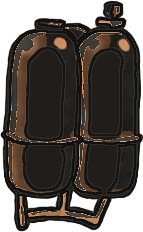
#> input picture art/gangster1_parts/redraw/00_FuelTankFlamethrower_FuelTankFlamethrower.png, 143 x 232 px, given in place of scene_flat.png, which was not available
$ python redraw_scene.py
#> lines starting #> are read from the running program, lines starting #| are printed output that depends on the picture
### tools/scripts/imgrouter.py
# -*- coding: utf-8 -*-
"""多通道图片生成后端：阿里云百炼 / Google AI Studio / 魔搭 / 硅基流动。

为什么要这一层
--------------
单家免费额度撑不住 160 张 T1，而每家的免费额度都是「每天重置、用完就拒」。
所以做成一个带账本的调度器：按顺序试，某家当天额度用尽就打上标记、当天不再碰，
自动落到下一家。第二天账本翻页，全部复活。

    python imgrouter.py --status          # 今天各家用了多少、谁被打上了额度耗尽
    python imgrouter.py --selftest        # 每家各画一张，验证 key 和链路（会消耗额度）
    python imgrouter.py --reset           # 清空今天的标记（额度提前重置时用）

通道与密钥（密钥文件里只放令牌，不要引号空格）
--------------
    dashscope    .secrets/dashscope.txt   或 $DASHSCOPE_API_KEY
    google       .secrets/google.txt      或 $GOOGLE_API_KEY / $GEMINI_API_KEY
    modelscope   .secrets/modelscope.txt  或 $MODELSCOPE_API_KEY
    siliconflow  .secrets/siliconflow.txt 或 $SILICONFLOW_API_KEY（收费，兜底）

顺序默认 dashscope → google → modelscope → siliconflow，可用 --backend 或
环境变量 IMG_BACKEND 覆盖（逗号分隔）。

各家接口差异（已核对官方文档）
----------------------------
* 百炼 qwen-image：**同步**返回，图片是 24 小时有效的 OSS URL，必须立刻下载。
  输入图支持 base64 data URI，不用图床。参数走 parameters{size,negative_prompt,...}。
* Google Gemini 图像：同步，返回 inlineData 的 base64，无水印（只有不可见 SynthID）。
  参数走 generationConfig.responseModalities=["IMAGE"]。
* 魔搭：**异步**，提交拿 task_id 再轮询 /v1/tasks/{id}。
* 硅基流动：同步，右下角有「AI生成」水印，必须 strip_watermark。
"""
import argparse
import base64
import io
import json
import os
import socket
import sys
import time
import urllib.error
import urllib.parse
import urllib.request

sys.path.insert(0, os.path.dirname(os.path.abspath(__file__)))

from PIL import Image, ImageDraw  # noqa: E402

from ggc_assets import PROJECT  # noqa: E402

SECRETS = os.path.join(PROJECT, ".secrets")
LEDGER = os.path.join(SECRETS, "quota.json")
PROXY_FILE = os.path.join(SECRETS, "proxy.txt")

# ---------------------------------------------------------------- 代理
# 谷歌系域名在本机被 TCP 阻断（DNS 能解析，connect 超时）。用户本机跑着
# v2rayN/xray，混合入站 127.0.0.1:20808 同时支持 SOCKS5 与 HTTP CONNECT，
# 实测用 HTTP 代理走 urllib 可以 200。所以这里只对谷歌系域名套代理，
# 境内通道（魔搭/硅基/百炼）保持直连——否则白绕一圈还可能被出口拦掉。
PROXY_HOSTS = ("googleapis.com", "google.com", "gstatic.com", "googleusercontent.com")
_PROXY_CACHE = {"v": None, "done": False}


# [49 lines left out: functions _port_open, proxy_url, _open, not called in this run]

# 顺序原则：能直接吃本地图的排前面，需要额外条件的往后。
# 2026-10-26 变更：百炼已从默认顺序移除。原因两条：
#   1) `qwen-image-edit` 这个模型 ID 已经下线（2026 年图生图并入 qwen-image-2.0/3.0 系列），
#      "新用户 100 张免费额度"是过时信息，实测 qwen-image-2.0-pro 直接扣 0.50 元/张，
#      且 DeductedByCoupons=0（没有任何免费额度抵扣）。
#   2) 用户明确要求：免费额度用完/没有免费额度时，不再使用阿里云。
# 要临时启用百炼，用 --backend dashscope 显式指定，并加 --paid-ok。
ORDER_DEFAULT = ["modelscope", "google", "siliconflow"]

MODEL_CANDIDATES = {
    # 当前有效的百炼图像模型（qwen-image-edit 已下线）。全部为付费模型。
    "dashscope": ["qwen-image-3.0"],
    "google": ["gemini-2.5-flash-image", "gemini-3-pro-image",
               "gemini-2.5-flash-image-preview"],
    # 2026-10-27 实测：2511 能**守住构图**换画风（2509 不行——要么糊成色块，
    # 要么直接另画一张）。所以 2511 排第一，2509 只作兜底。
    "modelscope": ["Qwen/Qwen-Image-Edit-2511", "Qwen/Qwen-Image-Edit-2509",
                   "Qwen/Qwen-Image-Edit"],
    "siliconflow": ["Qwen/Qwen-Image-Edit-2509"],
}

# 会真金白银扣费的模型。默认拒绝调用，除非 IMG_ALLOW_PAID=1 或 --paid-ok。
PAID_MODELS = {"qwen-image-2.0", "qwen-image-2.0-pro", "qwen-image-3.0",
               "qwen-image-3.0-pro", "qwen-image", "wan2.7-image",
               "wan2.7-image-pro", "wanx2.1-t2i-turbo", "wanx2.1-t2i-plus"}

# 命中这些字样就判定为「额度/余额问题」，打标记换下一家；其余错误只记不改状态
QUOTA_HINTS = ("quota", "insufficient", "balance", "arrear", "arrearage",
               "exhaust", "free tier", "freetier", "throttl", "rate limit",
               "resource_exhausted", "limit exceeded", "not enough", "欠费",
               "额度", "余额")

# 密钥本身有问题时的可读原因（token() 里填，generate() 里报）
KEY_HINTS = {}


# ---------------------------------------------------------------- 密钥与账本
def token(name):
    envs = {"dashscope": ["DASHSCOPE_API_KEY"],
            "google": ["GOOGLE_API_KEY", "GEMINI_API_KEY"],
            "modelscope": ["MODELSCOPE_API_KEY"],
            "siliconflow": ["SILICONFLOW_API_KEY"]}[name]
    for e in envs:
        v = (os.environ.get(e) or "").strip()
        if v:
            return _check_key(name, v)
    p = os.path.join(SECRETS, name + ".txt")
    if os.path.isfile(p):
        for line in open(p, encoding="utf-8"):
            line = line.strip().strip('"').strip("'")
            if line and not line.startswith("#"):
                return _check_key(name, line)
    return None


# [10 lines left out: function _check_key, not called in this run]


def today():
    return time.strftime("%Y-%m-%d")


# [7 lines left out: function load_ledger, not called in this run]


def save_ledger(d):
    os.makedirs(SECRETS, exist_ok=True)
    json.dump(d, open(LEDGER, "w", encoding="utf-8"), ensure_ascii=False, indent=1)


# [36 lines left out: functions day_state, mark_ok, mark_fail, is_network_err, not called in this run]


def is_exhausted(name):
    d = load_ledger()
    return bool(day_state(d, name).get("exhausted"))


# [8 lines left out: function is_blocked, not called in this run]


# ---------------------------------------------------------------- HTTP 小工具
class QuotaError(RuntimeError):
    pass


class ApiError(RuntimeError):
    pass


def looks_like_quota(text):
    low = str(text).lower()
    return any(h in low for h in QUOTA_HINTS)


# [124 lines left out: functions post_json, get_json, fetch_bytes, data_uri, gen_dashscope, not called in this run]


_ASPECTS = ["1:1", "2:3", "3:2", "3:4", "4:3", "4:5", "5:4", "9:16", "16:9", "21:9"]


def best_aspect(w, h):
    """从 Gemini 允许的比例里挑最接近的一个（超出范围会 400）。"""
    if not w or not h:
        return "1:1"
    target = float(w) / float(h)
    best, bd = "1:1", 1e9
    for a in _ASPECTS:
        aw, ah = (float(v) for v in a.split(":"))
        d = abs(target - aw / ah)
        if d < bd:
            best, bd = a, d
    return best


# [171 lines left out: functions gen_google, public_url_for, gen_modelscope, gen_siliconflow, not called in this run]


BACKENDS = {"dashscope": gen_dashscope, "google": gen_google,
            "modelscope": gen_modelscope, "siliconflow": gen_siliconflow}


# ---------------------------------------------------------------- 调度
def order(override=None):
    o = override or os.environ.get("IMG_BACKEND") or ",".join(ORDER_DEFAULT)
    return [x.strip() for x in o.split(",") if x.strip()]


def generate(job, outdir):
    """按顺序试各家；额度耗尽的当天跳过。返回 rec（含 backend 字段）。"""
    os.makedirs(outdir, exist_ok=True)
    tried = []
    for name in order(job.get("backend")):
        fn = BACKENDS.get(name)
        if fn is None:
            continue
        if not token(name):
            tried.append("%s: %s" % (name, KEY_HINTS.get(name, "无密钥")))
            continue
        blocked = is_blocked(name)
        if blocked:
            tried.append("%s: 今天%s" % (name, blocked))
            continue
        t0 = time.time()
        try:
            j = dict(job)
            j["_outdir"] = outdir
            im, model, reuse = fn(j)
        except QuotaError as e:
            mark_fail(name, e, quota=True)
            tried.append("%s: 额度耗尽 -> %s" % (name, str(e)[:120]))
            print("    [%s] 额度耗尽，切下一家：%s" % (name, str(e)[:140]))
            continue
        except ApiError as e:
            mark_fail(name, e, quota=False, net=is_network_err(e))
            tried.append("%s: %s" % (name, str(e)[:120]))
            print("    [%s] 失败，切下一家：%s" % (name, str(e)[:140]))
            continue
        except SystemExit as e:      # sfimg 用 SystemExit 报错
            msg = str(e)
            q = looks_like_quota(msg)
            mark_fail(name, msg, quota=q, net=is_network_err(msg))
            tried.append("%s: %s" % (name, msg[:120]))
            print("    [%s] %s，切下一家：%s"
                  % (name, "额度耗尽" if q else "失败", msg[:140]))
            continue

        mark_ok(name, model)
        stem = "%s_%s" % (job["name"], job.get("seed", 0))
        out = os.path.join(outdir, stem + ".png")
        if reuse and os.path.abspath(reuse) != os.path.abspath(out):
            im.save(out)
        elif not reuse:
            im.save(out)
        return {"name": job["name"], "file": out, "model": model,
                "backend": name, "seed": job.get("seed"),
                "size": im.size, "seconds": round(time.time() - t0, 1),
                "prompt": job["prompt"]}

    raise SystemExit("所有通道都不可用：\n  " + "\n  ".join(tried))


# ---------------------------------------------------------------- 命令行
# [118 lines left out: functions probe_png, follow_check, cmd_status, cmd_reset, cmd_selftest, main, not called in this run]


# [2 lines that do not run on import are left out]

### tools/scripts/redraw_scene.py
# -*- coding: utf-8 -*-
"""路线 B 第 2 步：把整层合成图交给模型重绘，再把结果切回各层贴图。

流程
----
1. 读 `out/stack/<level>/scene_flat.png`（scene_stack.py --build 的产物，整关合成图）
2. 横向切块。**必须切**：合成图是 7000×641（约 11:1），而 Gemini / 通义万相这类
   模型只接受固定几档比例（最宽 21:9≈2.33:1），整张喂进去会被强行压扁。
3. 每块上传到 Gitee 拿公网 URL（魔搭要求 image_url 公网可达，不收 base64），
   交给 imgrouter 生成。带重叠，便于拼接时羽化接缝。
4. 按权重把各块结果拼回整张，存 `redrawn.png`。
5. `--slice` 时调用 scene_stack.slice_back，按每层 alpha 切回图集（alpha 逐位不变）。

用法
----
    # 先只跑 1 块，确认美术方向（省钱）
    python redraw_scene.py --level level4 --limit 1

    # 满意后跑全部
    python redraw_scene.py --level level4 --slice

    # 换风格描述
    python redraw_scene.py --level level4 --prompt-file docs/prompt_scene.txt
"""
import argparse
import json
import os
import sys

import numpy as np
from PIL import Image, ImageFilter

sys.path.insert(0, os.path.dirname(os.path.abspath(__file__)))

import imgrouter as IR          # noqa: E402
import gitee_host as GH         # noqa: E402
import scene_stack as SS        # noqa: E402
from ggc_assets import PROJECT  # noqa: E402

MAX_ASPECT = 21.0 / 9.0        # 模型能接受的最宽比例
BG = (26, 28, 34)              # 透明区填充色（夜景暗底，不让模型把白当成内容）

DEFAULT_PROMPT = (
    "把这张图重绘成中国国画重彩风格：工笔重彩，矿物颜料质感（朱砂、石青、石绿、赭石、蛤白），"
    "墨线勾边，中等粗细笔触，宣纸底色。\n"
    "严格按原图重绘：构图、每个物体的位置、大小比例、轮廓形状全部保持原样，只改变画风与色彩。\n"
    "不要新增任何人物、动物、车辆或建筑；不要删除原图已有的东西；"
    "不要改变画面长宽比；不要把画面重新构图或缩放。\n"
    "不要出现任何文字、印章、水印、签名、边框。"
)

LINE_PROMPT = (
    "给这张白描线稿上色，画成中国工笔重彩。船体用赭石和淡墨，木结构用赭石，"
    "铁件用石青，灯光处用藤黄，水面用石绿，背景用宣纸米白。"
    "保留每一条墨线，所有物体的位置和形状不变。"
)

# 第二版：修掉第一版实测出来的三个毛病
#   1) 赭石重复分配给两个最大面积（船体 + 木结构）→ 整关一片金黄
#   2) "背景用宣纸米白" → 模型把天空/纸面全刷成米黄，暖色占比 83%
#   3) 没提明暗 → 模型当平涂上色，暗部不压、亮部不提，层次全丢
LINE_PROMPT_V2 = (
    "把这张白描线稿上色，画成中国工笔重彩（矿物颜料、墨线勾边）。\n"
    "严格按线稿的明暗关系上色：暗部用淡墨层层积染压深，亮部留白或提亮，"
    "保持原有明暗层次，不要平涂成一片。\n"
    "色彩分配：船体铁壳和吊机钢架用石青、花青（冷调），"
    "木质结构与甲板用赭石、朱砂，灯光与窗户用藤黄并留高光，"
    "水面用石绿与花青，相邻建筑的屋顶用石绿和赭石交替区分。\n"
    "保留每一条墨线，所有物体的位置和形状不变。"
)

NEG_PROMPT = "文字, 汉字, 招牌, 印章, 水印, 签名, 边框, 二维码"


def pick_prompt(args):
    if args.prompt_file and os.path.isfile(args.prompt_file):
        return open(args.prompt_file, encoding="utf-8").read().strip()
    if args.prompt_v == 2:
        return LINE_PROMPT_V2
    return LINE_PROMPT if args.prep in ("line", "toned") else DEFAULT_PROMPT


def load_scene(level):
    d = os.path.join(PROJECT, "out", "stack", level)
    flat = Image.open(os.path.join(d, "scene_flat.png")).convert("RGBA")
    return flat, d


def make_tiles(W, H, tile_w, overlap):
    """横向切块。tile_w 会被压到不超过 21:9；末块贴右边界，避免过窄。"""
    tw = int(min(tile_w, max(64, int(round(H * MAX_ASPECT)))))
    step = max(1, tw - overlap)
    xs = list(range(0, max(1, W - tw) + 1, step))
    if not xs:
        xs = [0]
    if xs[-1] + tw < W:
        xs.append(max(0, W - tw))
    return [(x, min(W, x + tw)) for x in xs], tw


# [8 lines left out: function feather, not called in this run]


def flatten_for_model(crop):
    """RGBA 压到暗底，避免模型把透明区当白纸。"""
    bg = Image.new("RGB", crop.size, BG)
    bg.paste(crop, (0, 0), crop)
    return bg


def prep_tile(crop, mode="lift"):
    """把合成图处理成「模型能看清结构」的样子。

    为什么必须处理：整关合成图是夜景暗图（大面积接近纯黑）。实测直接喂，
    模型会无视输入、另画一张亮调插画并把构图整个换掉（这是踩过的铁律）。
    所以要先把暗部提上来，让结构在输入里"看得见"。

    flat  原样（对照用，会失败）
    lift  暗部提亮 + 轻微降饱和（默认，保留全部结构信息）
    line  边缘线稿（白底黑线，构图锁得最死，但会丢明暗）
    toned 线稿 + 淡明暗（白底、墨线、暗部压灰）

          为什么需要 toned：实测 `line` 把明暗信息丢光之后，模型只能**平涂**，
          成品整体拉到中间调、暗部不暗、亮部不亮，层次全丢。toned 在保留
          结构线的同时把原图的大块明暗以淡墨形式叠回去，模型才有东西可"渲染"。
    """
    rgb = flatten_for_model(crop)
    if mode == "flat":
        return rgb
    a = np.asarray(rgb, np.float32) / 255.0
    if mode == "lift":
        # 只抬暗部：y^0.42 让 0.02 变成 0.21，0.8 基本不动
        out = np.power(np.clip(a, 0, 1), 0.42)
        # 压一点饱和，避免把噪点/色偏一起放大
        g = out.mean(axis=2, keepdims=True)
        out = np.clip(g + (out - g) * 0.75, 0, 1)
        return Image.fromarray((out * 255).round().astype(np.uint8), "RGB")
    if mode in ("line", "toned"):
        gray = rgb.convert("L")
        e = gray.filter(ImageFilter.FIND_EDGES)
        ea = np.asarray(e, np.float32) / 255.0
        # FIND_EDGES 黑底白边；归一化后反相得到白底黑线
        ea = np.clip(ea / max(1e-3, np.percentile(ea, 99.0)), 0, 1)
        paper = 1.0 - ea * 0.92
        if mode == "line":
            return Image.fromarray((paper * 255).round().astype(np.uint8), "L").convert("RGB")
        # toned：把提亮后的灰阶**拉伸**后乘进纸面，暗部变灰、亮部仍白
        # 直接乘原始灰阶没用——夜景本来就低对比，乘出来是一片均匀浅灰。
        # 所以先按 5%~95% 分位拉伸，再映射到 0.28~1.0，模型才看得出"哪里暗"。
        g0 = np.power(np.clip(np.asarray(gray, np.float32) / 255.0, 0, 1), 0.42)
        lo, hi = np.percentile(g0, [5.0, 95.0])
        g = np.clip((g0 - lo) / max(1e-3, hi - lo), 0, 1)
        shade = 0.28 + 0.72 * g
        out = paper * shade
        return Image.fromarray((np.clip(out, 0, 1) * 255).round().astype(np.uint8),
                               "L").convert("RGB")
    return rgb


def tile_path(odir, level, i):
    """imgrouter.generate 的落盘命名是 {job.name}_{seed}.png，seed 缺省 0。"""
    return os.path.join(odir, "%s_t%02d_0.png" % (level, i))


# [96 lines left out: function stitch, not called in this run]


def run(args):
    flat, sdir = load_scene(args.level)
#> in load_scene, flat is the input picture: PIL image 143x232 RGBA; mean R, G, B, A 36.5, 30.5, 25.8, 193.8
    W, H = flat.size
    tiles, tw = make_tiles(W, H, args.tile, args.overlap)
    # 带上原始序号：--only 只跑指定块做 A/B，落盘名仍按整关编号，便于对照
    tiles = list(enumerate(tiles))
    if args.only:
        want = [int(v) for v in args.only.split(",") if v.strip()]
        tiles = [t for t in tiles if t[0] in want]
    if args.limit:
        tiles = tiles[:args.limit]
    prompt = pick_prompt(args)

    odir = os.path.join(PROJECT, "out", "redraw", args.level + (args.tag or ""))
    os.makedirs(odir, exist_ok=True)
    print("%s 合成图 %dx%d（%.2f:1）-> %d 块，块宽 %d，重叠 %d"
          % (args.level, W, H, W / float(H), len(tiles), tw, args.overlap))

    owner = None
    if args.use_gitee:
        owner, _ = GH.whoami()
    if args.restich:
        print("只重新拼接（复用已有各块结果，不调用模型）")
    else:
        for i, (x0, x1) in tiles:
            crop = flat.crop((x0, 0, x1, H))
            src = prep_tile(crop, args.prep)
            tp = os.path.join(odir, "tile_%02d_in.png" % i)
            src.save(tp)
            job = {"name": "%s_t%02d" % (args.level, i),
                   "prompt": prompt,
                   "negative_prompt": None if args.no_neg else NEG_PROMPT,
                   "image": tp,
                   "size": "%dx%d" % (src.width, src.height),
                   "aspect": IR.best_aspect(src.width, src.height),
                   "backend": args.backend}
            if args.use_gitee:
                job["image_url_public"] = GH.upload(
                    owner, args.repo, tp, "stack/%s/tile_%02d.png" % (args.level, i))
            if args.model:
                job["model"] = args.model
            print("  [块%d] x=%d..%d %s" % (i, x0, x1,
                                           "上传 Gitee" if args.use_gitee else "base64 内联"))
            rec = IR.generate(job, odir)
            gp = rec.get("file") or rec.get("path")
            if not gp or not os.path.isfile(gp):
                print("     ! 这块没出图，跳过：%s" % rec)

    out, covered = stitch(tiles, odir, args.level, W, H, args.overlap)
    if out is None:
        print("没有任何块成功出图。")
        return 1
    img = Image.fromarray(np.clip(out, 0, 255).round().astype(np.uint8), "RGB")
    op = os.path.join(odir, "redrawn.png")
    img.save(op)
    print("拼接完成：%s（覆盖 %.1f%%）" % (op, 100.0 * covered.mean()))

    if args.slice:
        db = SS.AssetDB(data_dir=SS.DATA)
        items, W2, H2, atlases = SS.build_items(db, args.level)
        if (W2, H2) != (W, H):
            print("画布尺寸不一致 %s vs %s，终止切回" % ((W2, H2), (W, H)))
            return 1
        rep = {}
        layers = SS.slice_back(items, atlases, img, W, H, report=rep)
        sd = os.path.join(odir, "sliced")
        os.makedirs(sd, exist_ok=True)
        for (f, pid), lay in sorted(layers.items(), key=lambda kv: kv[1]["name"]):
            safe = "".join(c if c.isalnum() or c in "._-" else "_" for c in lay["name"])
            lay["image"].save(os.path.join(sd, "%s_%s.png" % (safe, pid)))
        print("切回 %d 张图集 -> %s" % (len(layers), sd))
    return 0


def main():
    ap = argparse.ArgumentParser()
    ap.add_argument("--level", default="level4")
    ap.add_argument("--tile", type=int, default=1400, help="块宽上限（会被压到 21:9 以内）")
    ap.add_argument("--overlap", type=int, default=120)
    ap.add_argument("--limit", type=int, default=0, help="只跑前 N 块（0=全部）")
    ap.add_argument("--only", default=None,
                    help="只跑指定块号（逗号分隔），用于 A/B 对比，例如 3 或 0,3")
    ap.add_argument("--tag", default=None,
                    help="输出目录后缀，例如 _A -> out/redraw/level4_A（A/B 不互相覆盖）")
    ap.add_argument("--prep", default="lift", choices=["flat", "lift", "line", "toned"],
                    help="输入预处理：lift 提亮暗部 / line 纯线稿 / toned 线稿+淡明暗 / flat 原样")
    ap.add_argument("--prompt-v", type=int, default=1, choices=[1, 2],
                    help="提示词版本：1 旧版（赭石主导）/ 2 新版（冷调铁件 + 明暗层次）")
    ap.add_argument("--no-neg", action="store_true", help="不传负向提示词（A/B 用）")
    ap.add_argument("--backend", default="modelscope")
    ap.add_argument("--model", default=None)
    ap.add_argument("--repo", default=GH.DEFAULT_REPO)
    ap.add_argument("--use-gitee", action="store_true",
                    help="改用 Gitee 公网 URL 而不是 base64（默认 base64，无需图床）")
    ap.add_argument("--prompt-file", default=None)
    ap.add_argument("--slice", action="store_true", help="出图后按层切回图集")
    ap.add_argument("--restich", action="store_true",
                    help="只重新拼接已有各块结果（不调用模型，零成本）")
    a = ap.parse_args()
    return run(a)
#| level4 合成图 143x232（0.62:1）-> 1 块，块宽 541，重叠 120
#> the loop in run, `for i, (x0, x1) in tiles:` made 1 pass
#> pass 1, in flatten_for_model, `bg = Image.new("RGB", crop.size, BG)`:
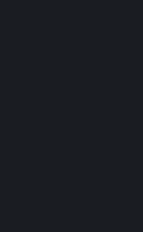
#> bg: PIL image 143x232 RGB; mean R, G, B 26, 28, 34
#> pass 1, in prep_tile, `rgb = flatten_for_model(crop)`:
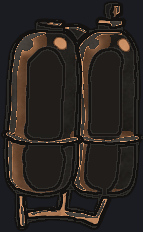
#> rgb: PIL image 143x232 RGB; mean R, G, B 42.5, 36.9, 33.7
#> pass 1, in prep_tile, `out = np.power(np.clip(a, 0, 1), 0.42)`:
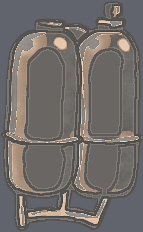
#> out: shape (232, 143, 3) float32; mean R, G, B 0.447, 0.429, 0.418


if __name__ == "__main__":
#> (the run stopped early here; a loop or call above may not have finished)

$ run again, on art/gangster1_parts/redraw/13_FootTip_FootTip.png
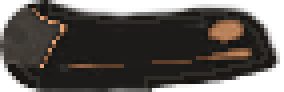
#> input picture art/gangster1_parts/redraw/13_FootTip_FootTip.png, 71 x 23 px, given in place of scene_flat.png, which was not available (shown 4 times larger)
#> in load_scene, flat is the input picture: PIL image 71x23 RGBA; mean R, G, B, A 35.1, 30.4, 26.3, 192.9
#| level4 合成图 71x23（3.09:1）-> 8 块，块宽 64，重叠 120
#> the loop in run, `for i, (x0, x1) in tiles:` made 1 pass
#> pass 1, in prep_tile, `rgb = flatten_for_model(crop)`:
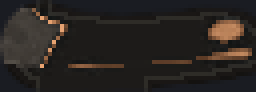
#> rgb: PIL image 64x23 RGB (shown 4 times larger); mean R, G, B 41.1, 36.5, 33.4
#> after the loop in run, `for i, (x0, x1) in tiles:`:
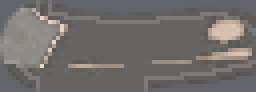
#> src: PIL image 64x23 RGB (shown 4 times larger); mean R, G, B 112.5, 109.5, 107.5

$ run again, on art/gangster1_parts/redraw/24_HeadDead_HeadDead.png
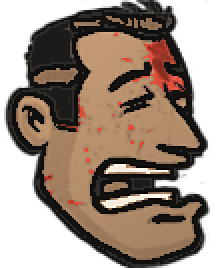
#> input picture art/gangster1_parts/redraw/24_HeadDead_HeadDead.png, 109 x 134 px, given in place of scene_flat.png, which was not available (shown 2 times larger)
#> in load_scene, flat is the input picture: PIL image 109x134 RGBA; mean R, G, B, A 74.5, 57.9, 45.3, 170.1
#| level4 合成图 109x134（0.81:1）-> 1 块，块宽 313，重叠 120
#> the loop in run, `for i, (x0, x1) in tiles:` made 1 pass
#> pass 1, in prep_tile, `rgb = flatten_for_model(crop)`:
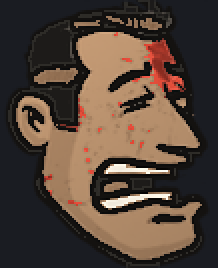
#> rgb: PIL image 109x134 RGB (shown 2 times larger); mean R, G, B 82.5, 66.7, 56.2
#> pass 1, in prep_tile, `out = np.power(np.clip(a, 0, 1), 0.42)`:
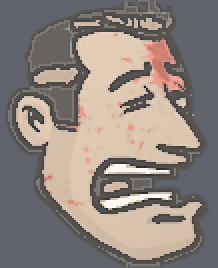
#> out: shape (134, 109, 3) float32 (shown 2 times larger); mean R, G, B 0.555, 0.52, 0.496
